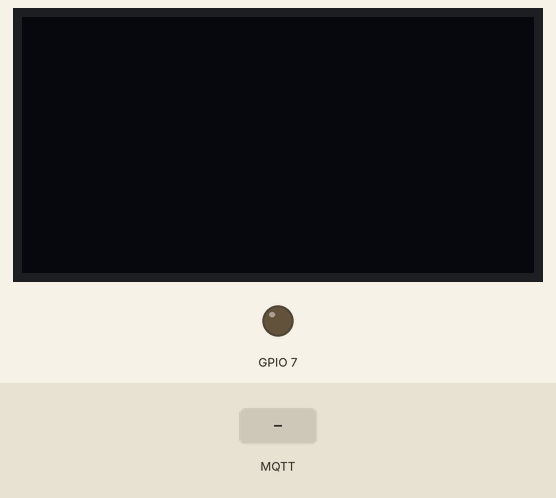
Simulated run of this sketch. Board: Seeed XIAO ESP32-S3. Shown: 128×64 one-colour display, output pins drawn as LEDs (lit = HIGH). Inputs (shaded band) come from the test bench. WiFi joins after 1.5 s; servers stay silent unless stated; the display library's start-up logo is not drawn; no MQTT or app messages arrive unless stated; what the sketch prints to the serial monitor is not drawn.

Above: at 4.7 s.
4.8 s: MQTT message "5" arrives on the first subscribed topic
At 5.1 s:
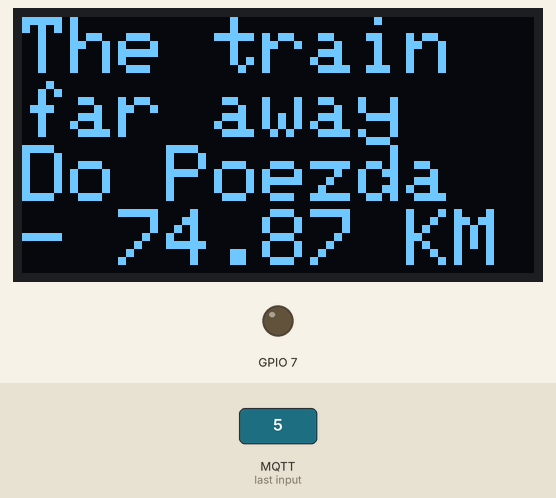
6.3 s: MQTT message "90" arrives on the first subscribed topic
At 7.5 s:
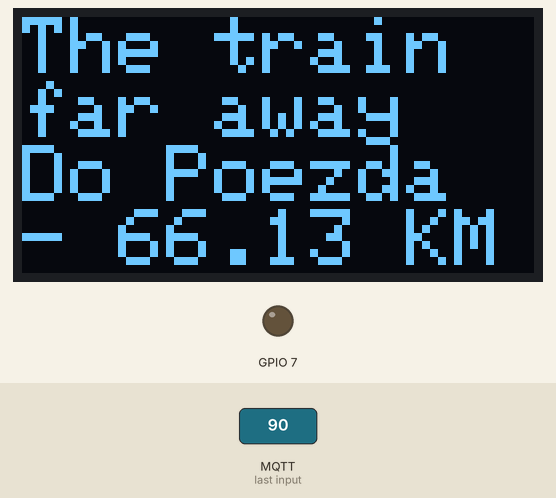
Timing chart, 0 to 9.3 s (numbered marks = the images above; inputs shaded):
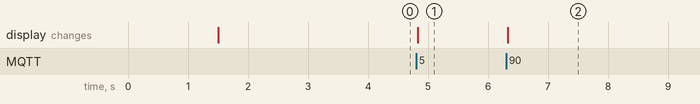

The sketch:

_____3.0.ino
```cpp
#include <WiFi.h>
#include <PubSubClient.h>
#include <Wire.h>
#include <Adafruit_SSD1306.h>
#include <Adafruit_GFX.h>
#include <cmath>

// Настройки Wi-Fi
const char* ssid = "*****";
const char* password = "********";

// Настройки MQTT
const char* mqtt_server = "*****";
const int mqtt_port = 1883;
const char* mqtt_user = "*******";
const char* mqtt_pass = "********";
const char* mqtt_topic = "********";  // Тема для получения данных

WiFiClient espClient;
PubSubClient client(espClient);

////////////////////////////////////////
float x2 = 54.748327;
float y2 = 55.948332;
////////////////////////////////////////

// Настройки OLED экрана
#define SCREEN_WIDTH 128
#define SCREEN_HEIGHT 64
#define OLED_RESET    -1  // Если дисплей не использует отдельный пин для сброса
Adafruit_SSD1306 display(SCREEN_WIDTH, SCREEN_HEIGHT, &Wire, OLED_RESET);

// Переменная для отслеживания текущего сообщения
String lastMessage = "";

// Массив для хранения элементов сообщения
const int MAX_ARRAY_SIZE = 10;  // Максимальное количество элементов в массиве
String messageArray[MAX_ARRAY_SIZE];
int arraySize = 0;  // Фактическое количество элементов в массиве

void setup() {
  Serial.begin(115200);
  pinMode(7, OUTPUT);

  // Подключение к Wi-Fi
  WiFi.begin(ssid, password);
  while (WiFi.status() != WL_CONNECTED) {
    delay(500);
    Serial.print(".");
  }
  Serial.println("Connected to Wi-Fi");

  // Настройка MQTT
  client.setServer(mqtt_server, mqtt_port);
  client.setCallback(mqttCallback);

  // Инициализация OLED дисплея
  Wire.begin();  // Инициализация I2C
  if (!display.begin(SSD1306_SWITCHCAPVCC, 0x3C)) {
    Serial.println(F("SSD1306 allocation failed"));
    for (;;);
  }
  display.display();
  delay(2000);  // Пауза перед началом
  display.clearDisplay();
}

void loop() {
  if (!client.connected()) {
    reconnect();
  }
  client.loop();

  if (WiFi.status() != WL_CONNECTED) {
    reconnectWiFi();
  }
}

void reconnect() {
  while (!client.connected()) {
    Serial.print("Attempting MQTT connection...");
    if (client.connect("XIAO_ESP32S3_Client", mqtt_user, mqtt_pass)) {
      Serial.println("connected");
      client.subscribe(mqtt_topic);
    } else {
      Serial.print("failed, rc=");
      Serial.print(client.state());
      Serial.println(" try again in 5 seconds");
      delay(5000);
    }
  }
}

void reconnectWiFi() {
  if (WiFi.status() != WL_CONNECTED) {
    Serial.println("Reconnecting to Wi-Fi...");
    WiFi.reconnect();
    while (WiFi.status() != WL_CONNECTED) {
      delay(500);
      Serial.print(".");
    }
    Serial.println("Wi-Fi Reconnected");
  }
}

void mqttCallback(char* topic, byte* payload, unsigned int length) {
  String message = "";
  for (int i = 0; i < length; i++) {
    message += (char)payload[i];
  }

  Serial.print("Получено сообщение: ");
  Serial.println(message);

  // Разбиваем сообщение на массив по запятым
  arraySize = 0;  // Сбрасываем счетчик элементов массива
  int startIndex = 0;
  int commaIndex;

  while ((commaIndex = message.indexOf(',', startIndex)) != -1 && arraySize < MAX_ARRAY_SIZE) {
    messageArray[arraySize] = message.substring(startIndex, commaIndex);
    messageArray[arraySize].trim();  // Убираем лишние пробелы
    arraySize++;
    startIndex = commaIndex + 1;
  }

  // Добавляем последний элемент (после последней запятой)
  if (arraySize < MAX_ARRAY_SIZE) {
    messageArray[arraySize] = message.substring(startIndex);
    messageArray[arraySize].trim();  // Убираем лишние пробелы
    arraySize++;
  }

  // Выводим массив в Serial для отладки
  Serial.println("Массив сообщения:");
  for (int i = 0; i < arraySize; i++) {
    Serial.print("Элемент ");
    Serial.print(i);
    Serial.print(": ");
    Serial.println(messageArray[i]);
  }

  float x1 = atof(messageArray[0].c_str());
  float y1 = atof(messageArray[1].c_str());
 // double x2 = atof(messageArray[2].c_str());
//double y2 = atof(messageArray[3].c_str()); // Создаём переменные параллельно переводя с стр в дабл

  float res1 = x2 - x1;
  float res2 = y2 - y1;
  float k1 = pow(res1, 2);
  float k2 = pow(res2, 2);
  float res = k1 + k2;
  float dlinna = sqrt(res);
  Serial.print(dlinna);


  display.clearDisplay();
  display.setTextSize(2);
  display.setTextColor(SSD1306_WHITE);
  display.setCursor(0, 0);

  if (dlinna > 2) {
    display.print("The train far away  ");
    Serial.println("The train far away");
    display.print("Do Poezda - ");
    display.print(dlinna);
    display.print(" KM");

  } else {
    display.println("The train is close");
    digitalWrite(7, HIGH);
    Serial.println("The train is close");
  }

  // Обновляем дисплей
  display.display();
}
```

Measured:
- after the input at 4.8 s, the display: changes at once (image 1)
- after the input at 6.3 s, the display: changes at once (image 2)
